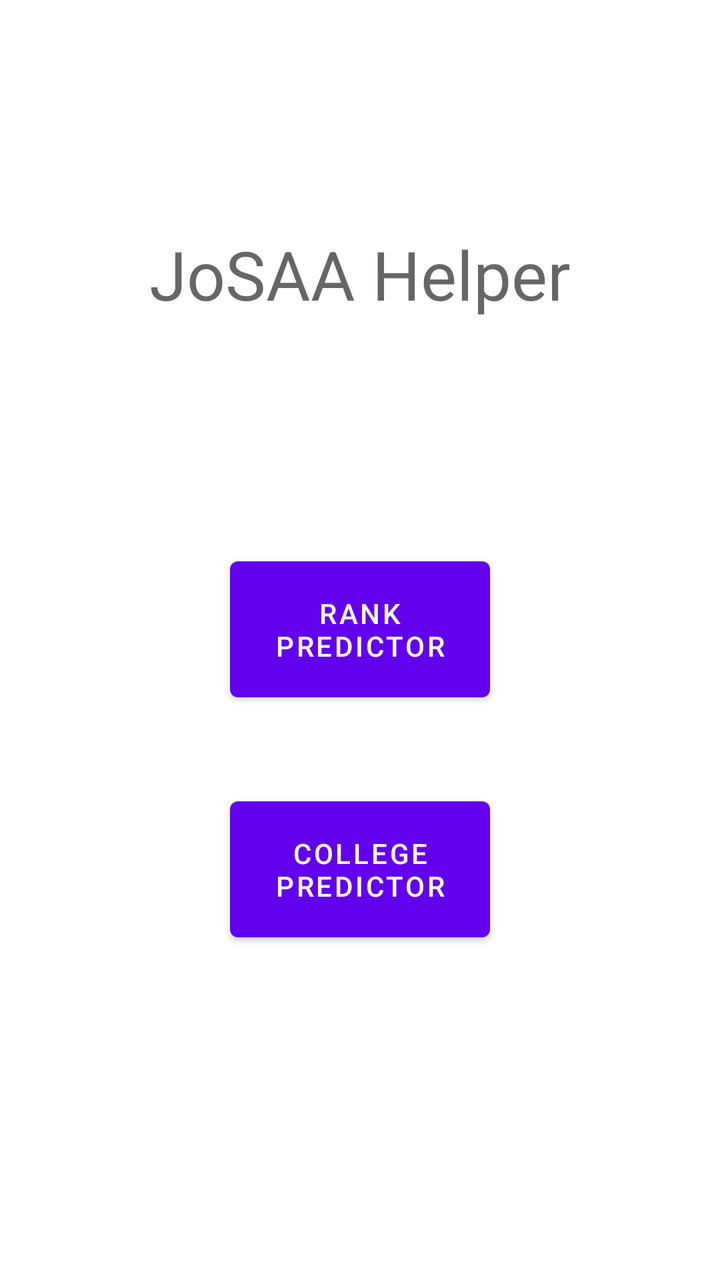
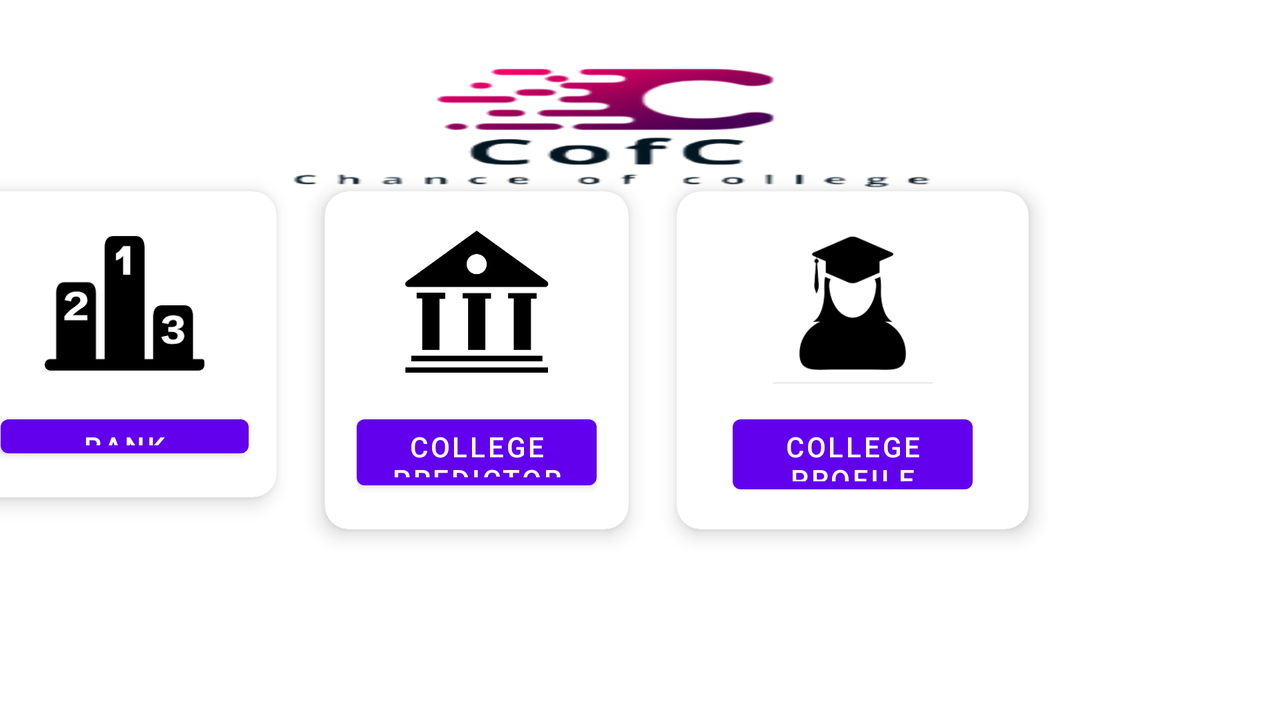

One screen, two layout resources from the same app: the default and the repository's alternative for another configuration. Each is rendered where Android would select it; the XML of both is given below.
<!-- AndroidManifest.xml: application theme Theme.JosaaHelper -->
<!-- res/layout/activity_main.xml -->
<?xml version="1.0" encoding="utf-8"?>
<androidx.constraintlayout.widget.ConstraintLayout xmlns:android="http://schemas.android.com/apk/res/android"
    xmlns:app="http://schemas.android.com/apk/res-auto"
    xmlns:tools="http://schemas.android.com/tools"
    android:layout_width="match_parent"
    android:layout_height="match_parent"
    tools:context=".MainActivity">

    <TextView
        android:id="@+id/textView"
        android:layout_width="wrap_content"
        android:layout_height="wrap_content"
        android:layout_marginTop="170dp"
        android:layout_marginBottom="115dp"
        android:text="JoSAA Helper"
        android:textAppearance="@style/TextAppearance.AppCompat.Display1"
        app:layout_constraintBottom_toTopOf="@+id/button"
        app:layout_constraintEnd_toEndOf="parent"
        app:layout_constraintStart_toStartOf="parent"
        app:layout_constraintTop_toTopOf="parent" />

    <Button
        android:id="@+id/button"
        android:layout_width="130dp"
        android:layout_height="80dp"
        android:layout_marginBottom="40dp"
        android:text="Rank Predictor"
        app:layout_constraintBottom_toTopOf="@+id/button2"
        app:layout_constraintEnd_toEndOf="parent"
        app:layout_constraintStart_toStartOf="parent"
        app:layout_constraintTop_toBottomOf="@+id/textView" />

    <Button
        android:id="@+id/button2"
        android:layout_width="130dp"
        android:layout_height="80dp"
        android:layout_marginBottom="221dp"
        android:text="College Predictor"
        app:layout_constraintBottom_toBottomOf="parent"
        app:layout_constraintEnd_toEndOf="parent"
        app:layout_constraintStart_toStartOf="parent"
        app:layout_constraintTop_toBottomOf="@+id/button" />

</androidx.constraintlayout.widget.ConstraintLayout>
<!-- resources referenced by this layout -->
<resources>
  <style name="Theme.JosaaHelper" parent="Theme.MaterialComponents.DayNight.DarkActionBar">
          
          <item name="colorPrimary">@color/purple_500</item>
          <item name="colorPrimaryVariant">@color/purple_700</item>
          <item name="colorOnPrimary">@color/white</item>
          
          <item name="colorSecondary">@color/teal_200</item>
          <item name="colorSecondaryVariant">@color/teal_700</item>
          <item name="colorOnSecondary">@color/black</item>
          
          <item name="android:statusBarColor" tools:targetApi="l">?attr/colorPrimaryVariant</item>
          
      </style>
</resources>
<!-- res/layout-land/activity_main.xml (the repository's variant of the layout above) -->
<!-- drawn on the phone turned sideways -->
<?xml version="1.0" encoding="utf-8"?>
<androidx.constraintlayout.widget.ConstraintLayout xmlns:android="http://schemas.android.com/apk/res/android"
    xmlns:app="http://schemas.android.com/apk/res-auto"
    xmlns:tools="http://schemas.android.com/tools"
    android:layout_width="match_parent"
    android:layout_height="match_parent"
    android:background="@drawable/logo3"
    tools:context=".MainActivity">

    <LinearLayout
        android:layout_width="718dp"
        android:layout_height="193dp"
        android:orientation="horizontal"
        app:layout_constraintBottom_toBottomOf="parent"
        app:layout_constraintEnd_toEndOf="parent"
        app:layout_constraintStart_toStartOf="parent"
        app:layout_constraintTop_toTopOf="parent">

        <androidx.cardview.widget.CardView
            android:layout_width="165dp"
            android:layout_height="153dp"
            android:layout_rowWeight="1"
            android:layout_columnWeight="1"
            android:layout_margin="12dp"
            app:cardCornerRadius="12dp"
            app:cardElevation="6dp">

            <LinearLayout
                android:layout_width="178dp"
                android:layout_height="match_parent"
                android:gravity="center"
                android:orientation="vertical"
                android:padding="16dp">

                <ImageView
                    android:layout_width="80dp"
                    android:layout_height="80dp"
                    android:src="@drawable/rank" />

                <Button
                    android:id="@+id/button"
                    android:layout_width="124dp"
                    android:layout_height="wrap_content"
                    android:layout_marginTop="12dp"
                    android:text="Rank Predictor" />

            </LinearLayout>

        </androidx.cardview.widget.CardView>

        <androidx.cardview.widget.CardView
            android:layout_width="wrap_content"
            android:layout_height="wrap_content"
            android:layout_rowWeight="1"
            android:layout_columnWeight="1"
            android:layout_margin="12dp"
            app:cardCornerRadius="12dp"
            app:cardElevation="6dp">

            <LinearLayout
                android:layout_width="match_parent"
                android:layout_height="match_parent"
                android:gravity="center"
                android:orientation="vertical"
                android:padding="16dp">

                <ImageView
                    android:layout_width="80dp"
                    android:layout_height="80dp"
                    android:src="@drawable/college" />

                <Button
                    android:id="@+id/button2"
                    android:layout_width="120dp"
                    android:layout_height="wrap_content"
                    android:layout_marginTop="12dp"
                    android:text="College Predictor" />

            </LinearLayout>

        </androidx.cardview.widget.CardView>

        <androidx.cardview.widget.CardView
            android:layout_width="wrap_content"
            android:layout_height="wrap_content"
            android:layout_rowWeight="1"
            android:layout_columnWeight="1"
            android:layout_margin="12dp"
            app:cardCornerRadius="12dp"
            app:cardElevation="6dp">

            <LinearLayout
                android:layout_width="176dp"
                android:layout_height="171dp"
                android:gravity="center"
                android:orientation="vertical"
                android:padding="16dp">

                <ImageView
                    android:layout_width="80dp"
                    android:layout_height="80dp"
                    android:src="@drawable/profile" />

                <Button
                    android:id="@+id/button3"
                    android:layout_width="120dp"
                    android:layout_height="wrap_content"
                    android:layout_marginTop="12dp"
                    android:text="College Profile" />

            </LinearLayout>

        </androidx.cardview.widget.CardView>
    </LinearLayout>



</androidx.constraintlayout.widget.ConstraintLayout>
<!-- resources referenced by the variant -->
<!-- as the phone turned sideways resolves them -->
<resources>
  <!-- drawable college: png bitmap (drawable, 21446 bytes) -->
  <!-- drawable logo3: png bitmap (drawable, 40881 bytes) -->
  <!-- drawable profile: png bitmap (drawable, 4916 bytes) -->
  <!-- drawable rank: png bitmap (drawable, 1912 bytes) -->
  <style name="Theme.JosaaHelper" parent="Theme.MaterialComponents.DayNight.DarkActionBar">
          
          <item name="colorPrimary">@color/purple_500</item>
          <item name="colorPrimaryVariant">@color/purple_700</item>
          <item name="colorOnPrimary">@color/white</item>
          
          <item name="colorSecondary">@color/teal_200</item>
          <item name="colorSecondaryVariant">@color/teal_700</item>
          <item name="colorOnSecondary">@color/black</item>
          
          <item name="android:statusBarColor" tools:targetApi="l">?attr/colorPrimaryVariant</item>
          
      </style>
</resources>
